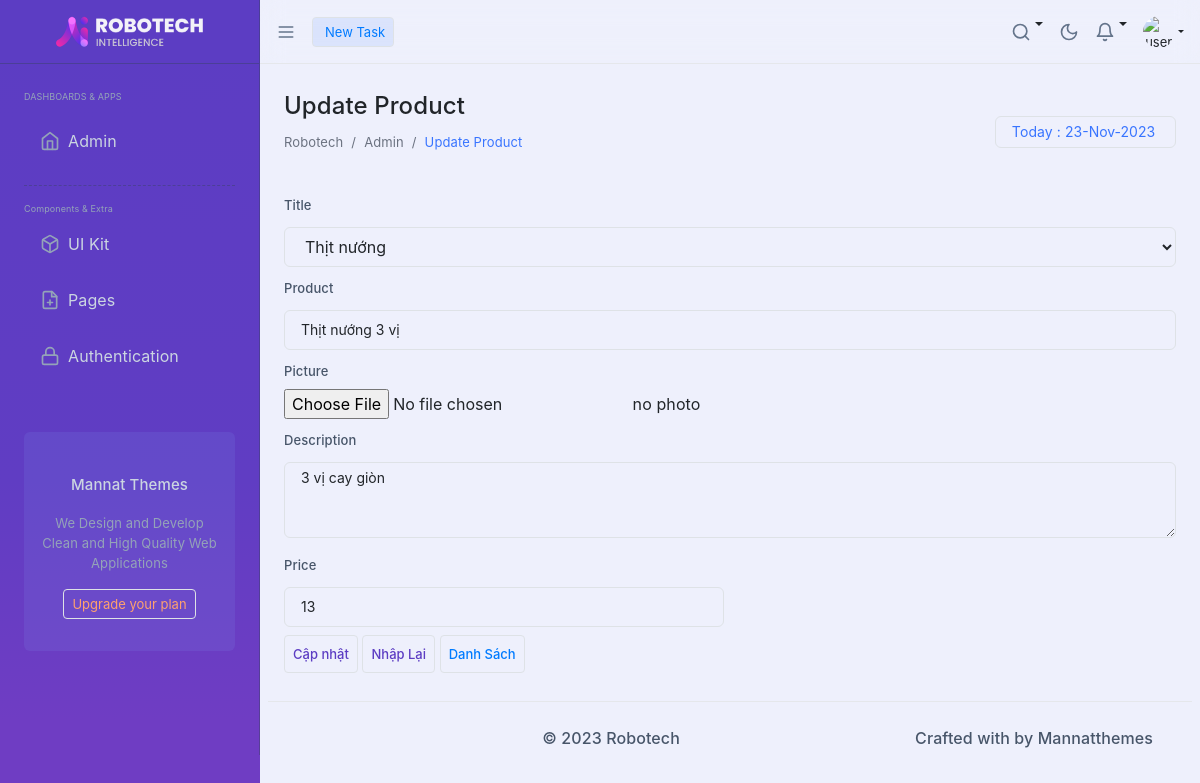
Screenshot of /admin/index.php?act=suasp&id=4 with the database file from the repository.
### tables this page shows
CREATE TABLE `sanpham` (
  `id` int(11) NOT NULL,
  `name` varchar(255) NOT NULL,
  `price` double(10,2) NOT NULL,
  `img` varchar(255) NOT NULL,
  `mota` text NOT NULL,
  `luotxem` int(11) NOT NULL DEFAULT 0,
  `iddm` int(11) NOT NULL
);

### model/pdo.php (called while the page is built, shortened)
<?php
function pdo_get_connection(){
    $dburl = "mysql:host=localhost;dbname=pro1014-da1-dtcshop;charset=utf8";
    $username = 'root';
    $password = '';
    $conn = new PDO($dburl, $username, $password);
    $conn->setAttribute(PDO::ATTR_ERRMODE, PDO::ERRMODE_EXCEPTION);
    return $conn;
}
function pdo_query($sql){
    $sql_args = array_slice(func_get_args(), 1);
    try{
        $conn = pdo_get_connection();
        $stmt = $conn->prepare($sql);
        $stmt->execute($sql_args);
        $rows = $stmt->fetchAll();
        return $rows;
    }
    catch(PDOException $e){
        throw $e;
    }
    finally{
        unset($conn);
    }
}
function pdo_query_one($sql){
    $sql_args = array_slice(func_get_args(), 1);
    try{
        $conn = pdo_get_connection();
        $stmt = $conn->prepare($sql);
        $stmt->execute($sql_args);
        $row = $stmt->fetch(PDO::FETCH_ASSOC);
        return $row;
    }
    catch(PDOException $e){
        throw $e;
    }
    finally{
        unset($conn);
    }
}

### model/Danhmuc.php (called while the page is built, shortened)
<?php
function loadall_danhmuc(){
    $sql = "select * from danhmuc order by id desc";
    $listdanhmuc = pdo_query($sql);
    return $listdanhmuc;
}
?>

### model/Sanpham.php (called while the page is built, shortened)
<?php
function loadone_sanpham($id){
    $sql = "select * from sanpham where id=".$id;
    $sp = pdo_query_one($sql);
    return $sp;
}
?>

### admin/Sanpham/update.php (the view, shortened to what this page needs)
<?php
    if (is_array($sanpham)) {
        extract($sanpham);
    }
    $hinhpath="../upload/".$img;
    if(is_file($hinhpath)){
        $hinh = "<img src='".$hinhpath."' height='80'";
    }else{
        $hinh="no photo";
    }
?>
<div class="ltr:flex flex-1 rtl:flex-row-reverse">
            <div class="page-wrapper relative ltr:ms-auto rtl:me-auto rtl:ms-0 w-[calc(100%-260px)] px-4 pt-[64px] duration-300">
                <div class="xl:w-full">
                    <div class="flex flex-wrap">
                        <div class="flex items-center py-4 w-full">
                            <div class="w-full">
                                <div class="">
                                    <div class="flex flex-wrap justify-between">
                                        <div class="items-center ">
                                            <h1 class="font-medium text-3xl block dark:text-slate-100">Update Product</h1>
                                            <ol class="list-reset flex text-sm">
                                                <li><a href="#" class="text-gray-500 dark:text-slate-400">Robotech</a></li>
                                                <li><span class="text-gray-500 dark:text-slate-400 mx-2">/</span></li>
                                                <li class="text-gray-500 dark:text-slate-400">Admin</li>
                                                <li><span class="text-gray-500 dark:text-slate-400 mx-2">/</span></li>
                                                <li class="text-primary-500 hover:text-primary-600 dark:text-primary-400">Update Product</li>
                                            </ol>
                                        </div>
                                        <div class="flex items-center">
                                            <div class="today-date leading-5 mt-2 lg:mt-0 form-input w-auto rounded-md border inline-block border-primary-500/60 dark:border-primary-500/60 text-primary-500 bg-transparent px-3 py-1 focus:outline-none focus:ring-0 placeholder:text-slate-400/70 placeholder:font-normal placeholder:text-sm hover:border-primary-400 focus:border-primary-500 dark:focus:border-primary-500  dark:hover:border-slate-700">
                                                <input type="text" class="dash_date border-0 focus:border-0 focus:outline-none" readonly  required="">
                                            </div>
                                        </div>
                                    </div>
                                </div>
                            </div>
                        </div>
                    </div>
                </div>
                <div class="xl:w-full  min-h-[calc(100vh-138px)] relative pb-14">
                    <form action="index.php?act=updatesp" method="post" enctype="multipart/form-data">
                    <div class="col-span-12 sm:col-span-12 md:col-span-12 lg:col-span-3 xl:col-span-3">
                        <div class="col-span-12 sm:col-span-12 md:col-span-12 lg:col-span-6 xl:col-span-6">
                            <div class="w-full relative mb-4">
                                <div class="flex-auto p-0 md:p-4">
                                <div class="mb-2">
                                    <label for="iddm" class="font-medium text-sm text-slate-600 dark:text-slate-400">Title</label>
                                    <select name="iddm" class="w-full rounded-md mt-1 border border-slate-300/60 dark:border-slate-700 dark:text-slate-300 bg-transparent px-3 py-2 focus:outline-none focus:ring-0 placeholder:text-slate-400/70 placeholder:font-normal placeholder:text-sm hover:border-slate-400 focus:border-primary-500 dark:focus:border-primary-500  dark:hover:border-slate-700">
                                        <?php
                                            foreach ($listdanhmuc as $danhmuc) {
                                                if($iddm==$danhmuc['id']) $s="selected"; else $s="";
                                                echo '<option value="'.$danhmuc['id'].'" '.$s.'>'.$danhmuc['name'].'</option> ';
                                            }
                                        ?>
                                    </select>
                                    </div>
                                    <div class="mb-2">
                                    <label for="tensp" class="font-medium text-sm text-slate-600 dark:text-slate-400">Product</label>
                                    <input type="text" name="tensp" class="form-input w-full rounded-md mt-1 border border-slate-300/60 dark:border-slate-700 dark:text-slate-300 bg-transparent px-3 py-2 focus:outline-none focus:ring-0 placeholder:text-slate-400/70 placeholder:font-normal placeholder:text-sm hover:border-slate-400 focus:border-primary-500 dark:focus:border-primary-500  dark:hover:border-slate-700" value="<?=$name?>">
                                    </div>
                                    <div class="mb-2" >
                                        <label for="tensp" class="font-medium text-sm text-slate-600 dark:text-slate-400">Picture</label><br>
                                        <input type="file" name="hinh">
                                        <?=$hinh?>
                                    </div>
                                    <div class="mb-2">
                                        <label for="mota" class="font-medium text-sm text-slate-600 dark:text-slate-400">Description</label>
                                        <textarea id="" rows="3" name="mota" class="form-input w-full rounded-md mt-1 border border-slate-300/60 dark:border-slate-700 dark:text-slate-300 bg-transparent px-3 py-1 focus:outline-none focus:ring-0 placeholder:text-slate-400/70 placeholder:font-normal placeholder:text-sm hover:border-slate-400 focus:border-primary-500 dark:focus:border-primary-500  dark:hover:border-slate-700"><?=$mota?></textarea>
                                    </div>
                                    <div class="mb-2">
                                        <div class="grid grid-cols-2 gap-3">
                                            <div class="col-span-1">
                                                <label for="giasp" class="font-medium text-sm text-slate-600 dark:text-slate-400">Price</label>
                                                <input type="title" name="giasp" class="form-input w-full rounded-md mt-1 border border-slate-300/60 dark:border-slate-700 dark:text-slate-300 bg-transparent px-3 py-2 focus:outline-none focus:ring-0 placeholder:text-slate-400/70 placeholder:font-normal placeholder:text-sm hover:border-slate-400 focus:border-brand-500 dark:focus:border-brand-500  dark:hover:border-slate-700" value="<?=$price?>">
                                            </div>
                                        </div>
                                    </div>
                                    <div class="">
                                        <input type="submit" value="Cập nhật" name="capnhat" class="px-2 py-2 lg:px-4 bg-transparent  text-brand text-sm  rounded transition hover:bg-brand-500 hover:text-white border border-brand font-medium">
                                        <input type="reset" value="Nhập Lại" class="px-2 py-2 lg:px-4 bg-transparent  text-brand text-sm  rounded transition hover:bg-brand-500 hover:text-white border border-brand font-medium"><a href="index.php?act=addsp">
                                        <button class="px-2 py-2 lg:px-4 bg-transparent  text-brand text-sm  rounded transition hover:bg-brand-500 hover:text-white border border-brand font-medium"><a href="index.php?act=lissp">Danh Sách</a></button>
                                    </div>
                                </div>
                            </div>
                        </form>
                        </div>
</div>

### rows the page displays
sanpham: tensp "Thịt nướng 3 vị", img "no photo", mota "3 vị cay giòn", giasp "13"

### other values shown
form field iddm "Thịt nướng"
